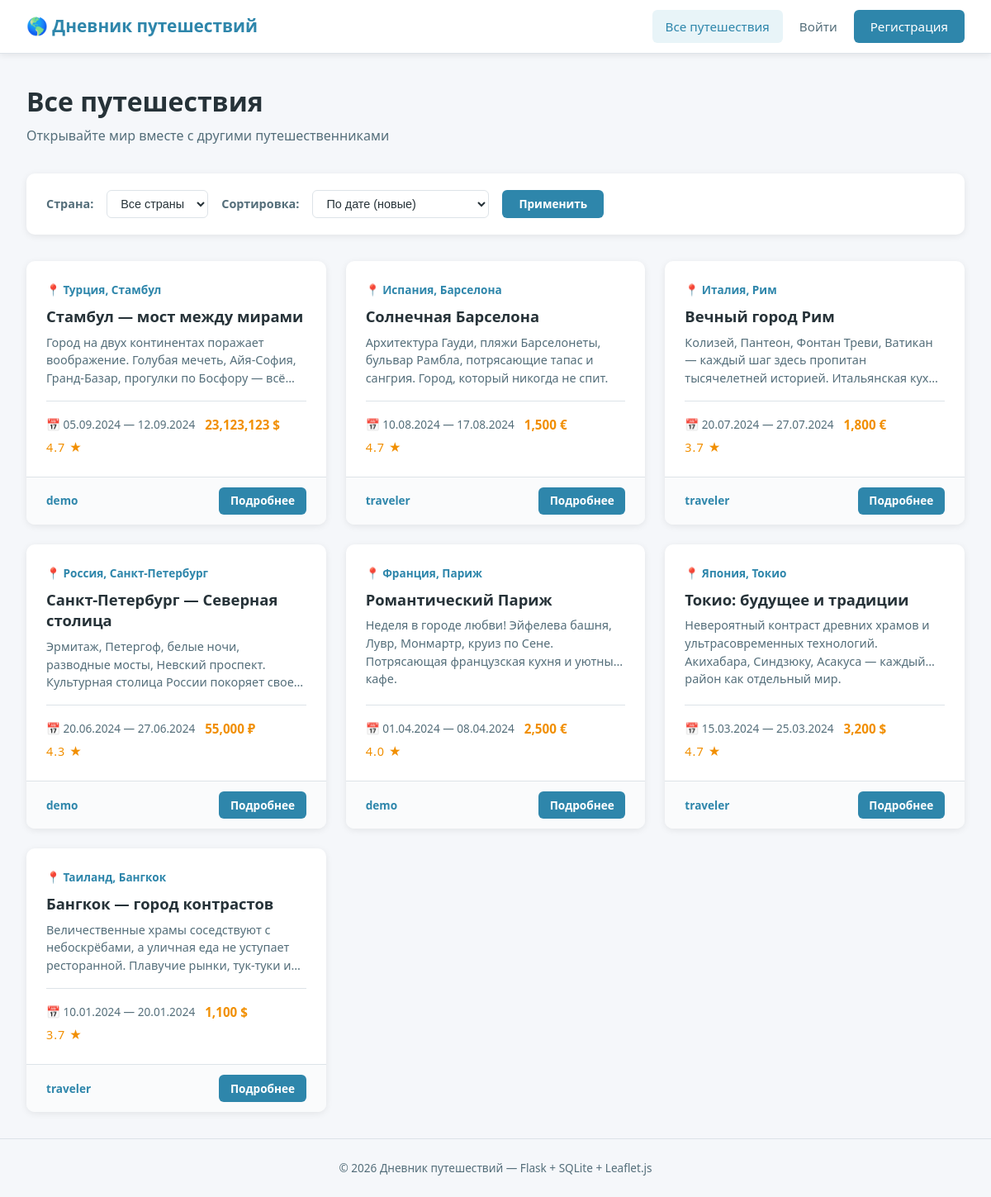
The page / on the database its author committed.
### tables this page shows
CREATE TABLE trips (
            id INTEGER PRIMARY KEY AUTOINCREMENT,
            user_id INTEGER NOT NULL,
            title TEXT NOT NULL,
            description TEXT,
            country TEXT NOT NULL,
            city TEXT NOT NULL,
            latitude REAL,
            longitude REAL,
            date_start DATE,
            date_end DATE,
            total_cost REAL,
            currency TEXT DEFAULT 'RUB',
            rating_convenience INTEGER DEFAULT 0,
            rating_safety INTEGER DEFAULT 0,
            rating_nature INTEGER DEFAULT 0,
            visibility TEXT DEFAULT 'public',
            created_at TIMESTAMP DEFAULT CURRENT_TIMESTAMP,
            FOREIGN KEY (user_id) REFERENCES users(id)
        );

CREATE TABLE users (
            id INTEGER PRIMARY KEY AUTOINCREMENT,
            username TEXT NOT NULL UNIQUE,
            email TEXT NOT NULL UNIQUE,
            password_hash TEXT NOT NULL,
            created_at TIMESTAMP DEFAULT CURRENT_TIMESTAMP
        );

### app.py (the view)
@app.route('/')
def index():
    db = get_db()
    country_filter = request.args.get('country', '').strip()
    sort_by = request.args.get('sort', 'date_desc')
    query = '''
        SELECT trips.*, users.username
        FROM trips
        JOIN users ON trips.user_id = users.id
        WHERE trips.visibility = 'public'
    '''
    params = []
    if country_filter:
        query += ' AND trips.country = ?'
        params.append(country_filter)
    sort_options = {
        'date_desc': 'trips.date_start DESC',
        'date_asc': 'trips.date_start ASC',
        'cost_desc': 'trips.total_cost DESC',
        'cost_asc': 'trips.total_cost ASC',
        'rating_desc': '(COALESCE(trips.rating_convenience, 0) + '
                       'COALESCE(trips.rating_safety, 0) + '
                       'COALESCE(trips.rating_nature, 0)) DESC',
        'created_desc': 'trips.created_at DESC',
    }
    order = sort_options.get(sort_by, 'trips.date_start DESC')
    query += f' ORDER BY {order}'
    trips = db.execute(query, params).fetchall()
    countries = db.execute(
        "SELECT DISTINCT country FROM trips WHERE visibility = 'public' ORDER BY country"
    ).fetchall()
    return render_template(
        'index.html',
        trips=trips,
        countries=countries,
        current_country=country_filter,
        current_sort=sort_by,
    )

### app.py (called while the page is built)
def get_db():
    if 'db' not in g:
        g.db = sqlite3.connect(app.config['DATABASE'])
        g.db.row_factory = sqlite3.Row
        g.db.execute('PRAGMA foreign_keys = ON')
    return g.db

@app.template_filter('currency_symbol')
def currency_symbol_filter(currency_code):
    return CURRENCY_SYMBOLS.get(currency_code, currency_code)

@app.template_filter('format_date')
def format_date_filter(date_str):
    if not date_str:
        return ''
    try:
        dt = datetime.strptime(str(date_str), '%Y-%m-%d')
        return dt.strftime('%d.%m.%Y')
    except (ValueError, TypeError):
        return str(date_str)

@app.template_filter('avg_rating')
def avg_rating_filter(trip):
    ratings = [
        trip['rating_convenience'] or 0,
        trip['rating_safety'] or 0,
        trip['rating_nature'] or 0,
    ]
    valid = [r for r in ratings if r > 0]
    if not valid:
        return 0
    return round(sum(valid) / len(valid), 1)

### templates/index.html (shortened to what this page needs)
{% extends "base.html" %}
{% block content %}
<div class="page-header">
    <h1>Все путешествия</h1>
    <p>Открывайте мир вместе с другими путешественниками</p>
</div>
<form class="filters" method="GET" action="{{ url_for('index') }}">
    <label for="country">Страна:</label>
    <select name="country" id="country">
        <option value="">Все страны</option>
    </select>
    <label for="sort">Сортировка:</label>
    <select name="sort" id="sort">
        <option value="date_desc" {% if current_sort == 'date_desc' %}selected{% endif %}>
            По дате (новые)
        </option>
    </select>
    <button type="submit" class="btn btn-primary btn-sm">Применить</button>
</form>
{% if trips %}
    <div class="trips-grid">
        {% for trip in trips %}
            <div class="trip-card">
                <div class="trip-card-body">
                    <div class="trip-card-location">
                        &#128205; {{ trip.country }}, {{ trip.city }}
                    </div>
                    <div class="trip-card-title">
                        <a href="{{ url_for('trip_detail', trip_id=trip.id) }}">
                            {{ trip.title }}
                        </a>
                    </div>
                    <div class="trip-card-desc">
                        {{ trip.description }}
                    </div>
                    <div class="trip-card-meta">
                        {% if trip.date_start %}
                            <span>&#128197; {{ trip.date_start|format_date }}
                                {% if trip.date_end %}&mdash; {{ trip.date_end|format_date }}{% endif %}
                            </span>
                        {% endif %}
                        {% if trip.total_cost %}
                            <span class="trip-card-cost">
                                {{ '{:,.0f}'.format(trip.total_cost) }} {{ trip.currency|currency_symbol }}
                            </span>
                        {% endif %}
                    </div>
                    {% if trip.rating_convenience or trip.rating_safety or trip.rating_nature %}
                        <div class="trip-card-meta" style="border-top:none; padding-top:0.25rem;">
                            <span class="trip-card-ratings" title="Средняя оценка">
                                {{ trip|avg_rating }} &#9733;
                            </span>
                        </div>
                    {% endif %}
                </div>
                <div class="trip-card-footer">
                    <span class="author">
                        <a href="{{ url_for('user_profile', username=trip.username) }}">
                            {{ trip.username }}
                        </a>
                    </span>
                    <a href="{{ url_for('trip_detail', trip_id=trip.id) }}" class="btn btn-primary btn-sm">
                        Подробнее
                    </a>
                </div>
            </div>
        {% endfor %}
    </div>
{% endif %}
{% endblock %}

### static/style.css (style rules this page uses)
*, *::before, *::after { margin: 0; padding: 0; box-sizing: border-box; }
:root { --primary: #2e86ab; --primary-dark: #1a5f7a; --primary-light: #e8f4f8; --accent: #f18f01; --accent-dark: #c97800; --success: #2e7d32; --danger: #c62828; --warning: #f57f17; --info: #0277bd; --text: #263238; --text-light: #546e7a; --bg: #f5f7fa; --white: #ffffff; --border: #dde3e8; --shadow: 0 2px 8px rgba(0, 0, 0, 0.08); --shadow-hover: 0 6px 20px rgba(0, 0, 0, 0.12); --radius: 10px; --radius-sm: 6px; --transition: 0.2s ease; }
html { font-size: 16px; scroll-behavior: smooth; }
body { font-family: 'Segoe UI', -apple-system, BlinkMacSystemFont, 'Roboto', 'Helvetica Neue', Arial, sans-serif; color: var(--text); background: var(--bg); line-height: 1.6; min-height: 100vh; display: flex; flex-direction: column; }
a { color: var(--primary); text-decoration: none; transition: color var(--transition); }
.page-header { margin-bottom: 2rem; }
.page-header h1 { font-size: 2rem; font-weight: 700; color: var(--text); }
.page-header p { color: var(--text-light); margin-top: 0.25rem; }
.filters { background: var(--white); border-radius: var(--radius); padding: 1.25rem 1.5rem; margin-bottom: 2rem; box-shadow: var(--shadow); display: flex; align-items: center; gap: 1rem; flex-wrap: wrap; }
.filters label { font-weight: 600; font-size: 0.9rem; color: var(--text-light); white-space: nowrap; }
.filters select { padding: 0.45rem 0.75rem; border: 1px solid var(--border); border-radius: var(--radius-sm); font-size: 0.9rem; background: var(--white); color: var(--text); cursor: pointer; }
.filters .btn { padding: 0.45rem 1.25rem; }
.trips-grid { display: grid; grid-template-columns: repeat(auto-fill, minmax(340px, 1fr)); gap: 1.5rem; }
.trip-card { background: var(--white); border-radius: var(--radius); box-shadow: var(--shadow); overflow: hidden; transition: transform var(--transition), box-shadow var(--transition); display: flex; flex-direction: column; }
.trip-card-body { padding: 1.5rem; flex: 1; display: flex; flex-direction: column; }
.trip-card-location { font-size: 0.85rem; color: var(--primary); font-weight: 600; margin-bottom: 0.5rem; display: flex; align-items: center; gap: 0.35rem; }
.trip-card-title { font-size: 1.15rem; font-weight: 700; margin-bottom: 0.5rem; line-height: 1.4; }
.trip-card-title a { color: var(--text); }
.trip-card-desc { font-size: 0.9rem; color: var(--text-light); line-height: 1.5; margin-bottom: 1rem; flex: 1; display: -webkit-box; -webkit-line-clamp: 3; -webkit-box-orient: vertical; overflow: hidden; }
.trip-card-meta { display: flex; flex-wrap: wrap; gap: 0.75rem; font-size: 0.85rem; color: var(--text-light); padding-top: 1rem; border-top: 1px solid var(--border); }
.trip-card-meta span { display: flex; align-items: center; gap: 0.3rem; }
.trip-card-footer { padding: 0.75rem 1.5rem; background: #fafbfc; border-top: 1px solid var(--border); display: flex; align-items: center; justify-content: space-between; font-size: 0.85rem; }
.trip-card-footer .author { color: var(--text-light); }
.trip-card-footer .author a { font-weight: 600; }
.trip-card-cost { font-weight: 700; color: var(--accent); font-size: 0.95rem; }
.trip-card-ratings { color: var(--accent); font-size: 0.9rem; letter-spacing: 1px; }
.btn { display: inline-flex; align-items: center; justify-content: center; gap: 0.4rem; padding: 0.6rem 1.5rem; border: none; border-radius: var(--radius-sm); font-size: 0.95rem; font-weight: 600; font-family: inherit; cursor: pointer; transition: background var(--transition), transform var(--transition); text-decoration: none; }
.btn-primary { background: var(--primary); color: var(--white); }
.btn-sm { padding: 0.35rem 0.85rem; font-size: 0.85rem; }

### rows shown on the page
trips: country "Турция", city "Стамбул", title "Стамбул — мост между мирами", description "Город на двух континентах поражает воображение. Голубая мечеть, Айя-София, Гранд-Базар, прогулки по Босфору —…", date_start "05.09.2024", date_end "12.09.2024", total_cost "23,123,123", currency "$", trip "4.7", username "demo"
trips: country "Испания", city "Барселона", title "Солнечная Барселона", description "Архитектура Гауди, пляжи Барселонеты, бульвар Рамбла, потрясающие тапас и сангрия. Город, который никогда не спит.", date_start "10.08.2024", date_end "17.08.2024", total_cost "1,500", currency "€", trip "4.7", username "traveler"
trips: country "Италия", city "Рим", title "Вечный город Рим", description "Колизей, Пантеон, Фонтан Треви, Ватикан — каждый шаг здесь пропитан тысячелетней историей. Итальянская…", date_start "20.07.2024", date_end "27.07.2024", total_cost "1,800", currency "€", trip "3.7", username "traveler"
trips: country "Россия", city "Санкт-Петербург", title "Санкт-Петербург — Северная столица", description "Эрмитаж, Петергоф, белые ночи, разводные мосты, Невский проспект. Культурная столица России покоряет…", date_start "20.06.2024", date_end "27.06.2024", total_cost "55,000", currency "₽", trip "4.3", username "demo"
trips: country "Франция", city "Париж", title "Романтический Париж", description "Неделя в городе любви! Эйфелева башня, Лувр, Монмартр, круиз по Сене. Потрясающая французская кухня и уютные кафе.", date_start "01.04.2024", date_end "08.04.2024", total_cost "2,500", currency "€", trip "4.0", username "demo"
trips: country "Япония", city "Токио", title "Токио: будущее и традиции", description "Невероятный контраст древних храмов и ультрасовременных технологий. Акихабара, Синдзюку, Асакуса — каждый район как отдельный мир.", date_start "15.03.2024", date_end "25.03.2024", total_cost "3,200", currency "$", trip "4.7", username "traveler"
trips: country "Таиланд", city "Бангкок", title "Бангкок — город контрастов", description "Величественные храмы соседствуют с небоскрёбами, а уличная еда не уступает ресторанной. Плавучие рынки, тук-туки…", date_start "10.01.2024", date_end "20.01.2024", total_cost "1,100", currency "$", trip "3.7", username "traveler"
